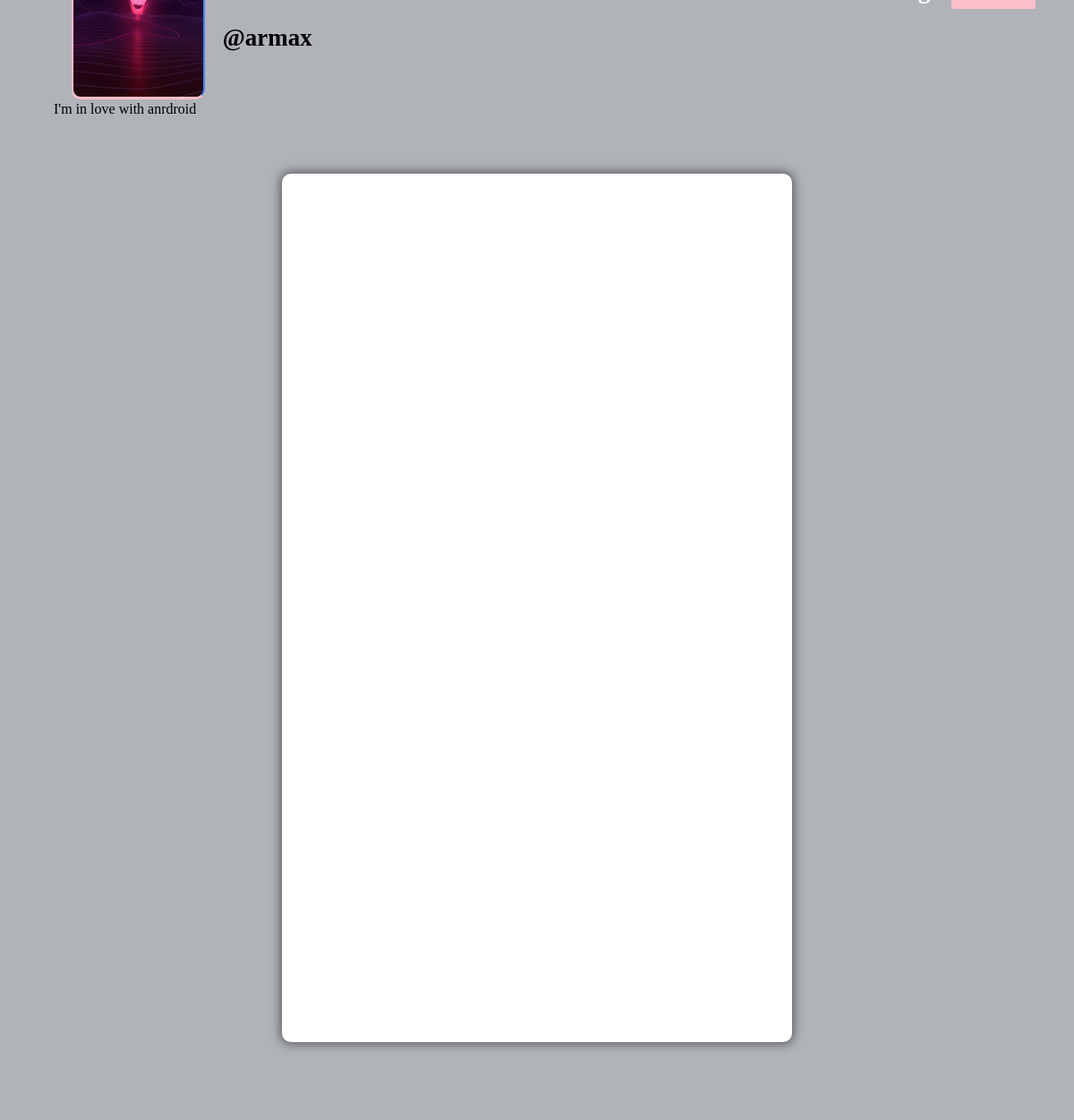
The page /profile/12 (signed in) on the database its author committed.
### core/models.py (models this page shows)
class Profile(models.Model):
    user = models.ForeignKey(User, on_delete=models.CASCADE)
    id_user = models.IntegerField()
    bio = models.TextField(blank=True)
    profileimg = models.ImageField(upload_to = 'profile_images', default= 'blank-profile-picture.png')
    location= models.CharField(max_length=100, blank=True)
    def __str__(self):
        return self.user.username

### core/views.py (the view)
# urls.py: path('profile/<str:pk>', views.profile, name='profile'),
def profile(request, pk):
    user = Profile.objects.get(id_user=pk)
    posts = user.post_set.all()
    followers = Followers.objects.filter(follow_usr=user).count()
    logged_in_user = (str(request.user) == str(user))
    follow_status = None
    if not logged_in_user:
        if Followers.objects.filter(user=request.user, follow_usr=user).exists():
            follow_status=True
    return render(request, 'profile.html', context= {'user' : user, 'logged_in_user': logged_in_user , 'posts':posts, 'follow_status':follow_status, 'followers':followers})

### templates/profile.html (shortened to what this page needs)
{% load static %}
<!DOCTYPE html>
<html lang="en">
<head>
    <link rel="stylesheet" href="{% static 'css/main.min.css' %}">
    <link rel="stylesheet" href="{% static 'css/style.css' %}">
    <link rel="stylesheet" href="{% static 'css/color.css' %}">
    <link rel="stylesheet" href="{% static 'css/responsive.css' %}">
</head>
<body>
	<section>
			<div class="feature-photo">
				<figure><img src="{% static 'images/resources/timeline-1.jpg' %}" alt=""></figure>
				<div>
					<div class="add-btn">
					{% if not logged_in_user %}
					<a href="{% url 'follow' user.id_user %}" >
						<button style="background-color: #ffc0cb; border: #ffc0cb;">
						</button>
					</a>
					{% endif %}
					</div>
				</div>
				<div class="container-fluid">
					<div class="row merged">
						<div class="col-lg-2 col-sm-3">
							<div class="user-avatar">
								<figure>
									<img src="{{user.profileimg.url}}" style="height: 250px; width: 100%;" alt="">
								</figure>
							</div>
						</div>
						<div class="col-lg-10 col-sm-9">
							<div class="timeline-info">
								<ul>
									<li class="admin-name">
									  <h5 style="color: black;white-space: nowrap; width: 110px; font-size: 27px;"><b>@{{user}}</b></h5>
									</li>
								</ul>
							</div>
						</div>
					</div>
				</div>
			</div>
		</section>
		<section>
			<div class="bio">
				{{user.bio}}
			</div>
		</section>
	<section>
		<div class="gap gray-bg">
			<div class="container-fluid">
				<div class="row">
					<div class="col-lg-12">
						<div class="row" id="page-contents">
							<div class="col-lg-3">
								<aside class="sidebar static">
								</aside>
							</div>
							<div class="col-lg-6">
								<div class="central-meta">
								</div>
							</div>
							<div class="col-lg-3">
								<aside class="sidebar static">
								</aside>
							</div>
						</div>
					</div>
				</div>
			</div>
		</div>
	</section>
</body>
</html>

### static/css/color.css (style rules this page uses)
#nprogress .bar, .timeline-info > ul li a::before, .add-btn > a, .activitiez > li::before, form button, .colla-apps > li a:hover, a.underline:before, .setting-row input:checked + label, .user-avatar:hover .edit-phto, .error-meta > a, .color-bg, .add-butn, .nav.nav-tabs.likes-btn > li a.active, a.dislike-btn, .drop > a:hover, .btn-view.btn-load-more:hover, .accordion .card h5 button[aria-expanded="true"], .chat-head, .f-page > figure em, .inbox-panel-head > ul > li > a, .nav-tabs--left .nav-link.active, .nav-tabs--left .nav-link.active:hover, footer .widget-title h4::before, #topcontrol, .sidebar .widget-title::before, .f-title::before, .g-post-classic > figure > i::after, .purify > a, .help-list > a:hover, .open-position::before, .info > a, .category-box:hover, .category-box.selected, a.main-btn, .section-heading::before, .getquot-baner, .more-branches > h4::before, .is-helpful > a, .cart-optionz > li > a:hover, .paginationz > li a:hover, .paginationz > li a.active, .shopping-cart, a.btn2:hover, .form-submit > input[type="submit"], button.submit-checkout, .delete-cart:hover, .proceed .button, .amount-area .update-cart, a.addnewforum, .apply-bttons > a { background: orange; }

### static/css/responsive.css (style rules this page uses)
@media screen and (max-width: 1281px) and (min-width: 1024px) { .timeline-info { line-height: 51px; } }
@media screen and (max-width: 1281px) and (min-width: 1024px) { .timeline-info .admin-name > h5 { font-size: 20px; } }
@media screen and (max-width: 1281px) and (min-width: 1024px) { .user-avatar { width: 80.2% } }

### rows shown on the page
Profile: profileimg (picture), user.username "armax", bio "I'm in love with anrdroid"
